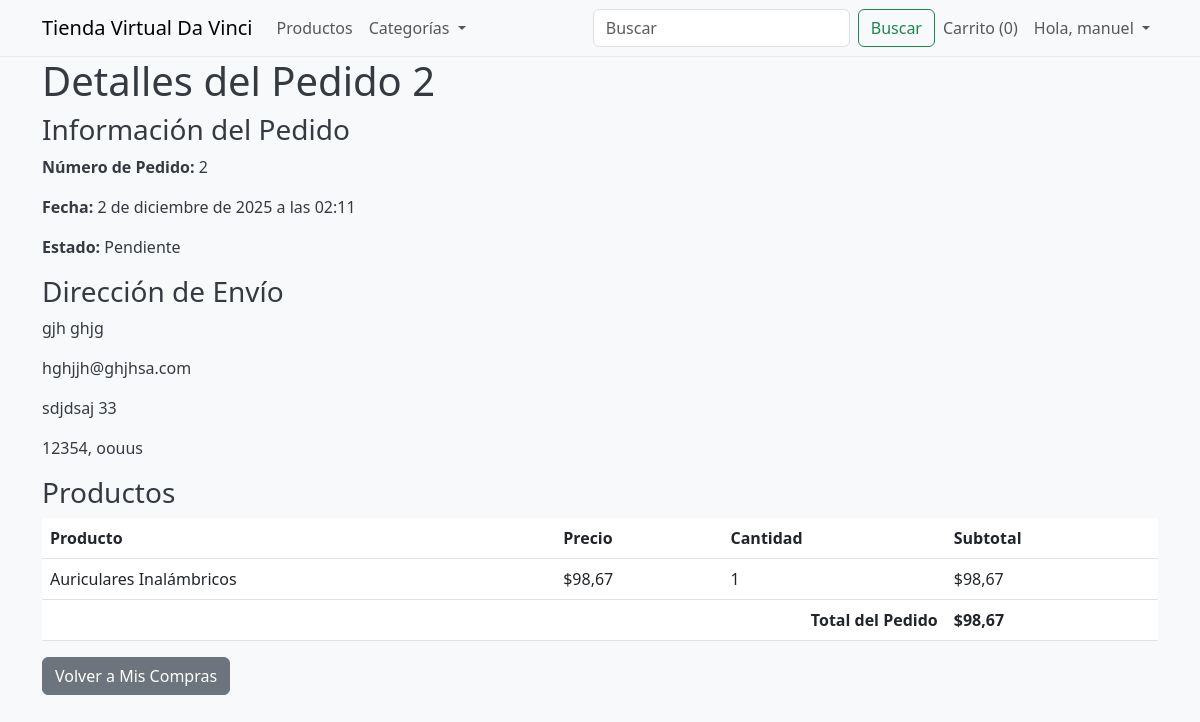
The app's page /orders/history/2/ (signed in) with its own data.
### orders/models.py (models this page shows, shortened)
class Order(models.Model):
    user = models.ForeignKey(User, related_name='orders', on_delete=models.CASCADE, null=True, blank=True)
    first_name = models.CharField(max_length=50, verbose_name='Nombre')
    last_name = models.CharField(max_length=50, verbose_name='Apellido')
    email = models.EmailField(verbose_name='Correo Electrónico')
    address = models.CharField(max_length=250, verbose_name='Dirección')
    postal_code = models.CharField(max_length=20, verbose_name='Código Postal')
    city = models.CharField(max_length=100, verbose_name='Ciudad')
    created = models.DateTimeField(auto_now_add=True)
    updated = models.DateTimeField(auto_now=True)
    paid = models.BooleanField(default=False)
    class Meta:
        ordering = ('-created',)
    def get_total_cost(self):
        return sum(item.get_cost() for item in self.items.all())

class OrderItem(models.Model):
    order = models.ForeignKey(Order, related_name='items', on_delete=models.CASCADE)
    product = models.ForeignKey(Product, related_name='order_items', on_delete=models.CASCADE)
    price = models.DecimalField(max_digits=10, decimal_places=2)
    quantity = models.PositiveIntegerField(default=1)
    def get_cost(self):
        return self.price * self.quantity

### shop/models.py (models this page shows, shortened)
class Product(models.Model):
    category = models.ForeignKey(Category, related_name='products', on_delete=models.CASCADE)
    name = models.CharField(max_length=200)
    slug = models.SlugField(max_length=200, unique=True)
    image = models.ImageField(upload_to='products/%Y/%m/%d', blank=True)
    description = models.TextField(blank=True)
    price = models.DecimalField(max_digits=10, decimal_places=2)
    available = models.BooleanField(default=True)
    created = models.DateTimeField(auto_now_add=True)
    updated = models.DateTimeField(auto_now=True)
    class Meta:
        ordering = ('name',)

### orders/views.py (the view)
# urls.py: path('history/<int:order_id>/', views.user_order_detail, name='user_order_detail'),
def user_order_detail(request, order_id):
    order = get_object_or_404(Order, id=order_id, user=request.user)
    return render(request, 'orders/order/user_order_detail.html', {'order': order})

### cart/cart.py (called while the page is built)
    def __len__(self):
        return sum(item['quantity'] for item in self.cart.values())

### cart/context_processors.py (called while the page is built)
def cart(request):
    return {'cart': Cart(request)}

### orders/templates/orders/order/user_order_detail.html (shortened to what this page needs)
{% extends "shop/base.html" %}
{% block content %}
  <h1>Detalles del Pedido {{ order.id }}</h1>
  <h3>Información del Pedido</h3>
  <p><strong>Número de Pedido:</strong> {{ order.id }}</p>
  <p><strong>Fecha:</strong> {{ order.created }}</p>
  <p><strong>Estado:</strong> {% if order.paid %}Pagado{% else %}Pendiente{% endif %}</p>
  <h3>Dirección de Envío</h3>
  <p>{{ order.first_name }} {{ order.last_name }}</p>
  <p>{{ order.email }}</p>
  <p>{{ order.address }}</p>
  <p>{{ order.postal_code }}, {{ order.city }}</p>
  <h3>Productos</h3>
  <table class="table">
    <thead>
      <tr>
        <th>Producto</th>
        <th>Precio</th>
        <th>Cantidad</th>
        <th>Subtotal</th>
      </tr>
    </thead>
    <tbody>
      {% for item in order.items.all %}
        <tr>
          <td>{{ item.product.name }}</td>
          <td>${{ item.price }}</td>
          <td>{{ item.quantity }}</td>
          <td>${{ item.get_cost|floatformat:2 }}</td>
        </tr>
      {% endfor %}
      <tr>
        <td colspan="3" class="text-end"><strong>Total del Pedido</strong></td>
        <td><strong>${{ order.get_total_cost|floatformat:2 }}</strong></td>
      </tr>
    </tbody>
  </table>
  <p><a href="{% url 'orders:user_order_list' %}" class="btn btn-secondary">Volver a Mis Compras</a></p>
{% endblock %}

### shop/templates/shop/base.html (shortened to what this page needs)
<!doctype html>
<html lang="en">
<head>
    <link href="https://cdn.jsdelivr.net/npm/bootstrap@5.3.0-alpha1/dist/css/bootstrap.min.css" rel="stylesheet">
    {% load static %}
    <link rel="stylesheet" href="{% static 'css/custom.css' %}">
</head>
<body>
    <nav class="navbar navbar-expand-lg navbar-light bg-light">
        <div class="container">
            <a class="navbar-brand" href="/">Tienda Virtual Da Vinci</a>
            <div class="collapse navbar-collapse" id="navbarSupportedContent">
                <ul class="navbar-nav me-auto mb-2 mb-lg-0">
                    <li class="nav-item">
                        <a class="nav-link" href="{% url 'shop:product_list' %}">Productos</a>
                    </li>
                    <li class="nav-item dropdown">
                        <a class="nav-link dropdown-toggle" href="#" id="navbarDropdown" role="button" data-bs-toggle="dropdown" aria-expanded="false">
                            Categorías
                        </a>
                    </li>
                </ul>
                <form class="d-flex" action="{% url 'shop:product_list' %}" method="get">
                    <input class="form-control me-2" type="search" placeholder="Buscar" aria-label="Search" name="q">
                    <button class="btn btn-outline-success" type="submit">Buscar</button>
                </form>
                <ul class="navbar-nav">
                    <li class="nav-item">
                        <a class="nav-link" href="{% url 'cart:cart_detail' %}">
                            Carrito ({{ cart|length }})
                        </a>
                    </li>
                    {% if user.is_authenticated %}
                        <li class="nav-item dropdown">
                            <a class="nav-link dropdown-toggle" href="#" id="userDropdown" role="button" data-bs-toggle="dropdown" aria-expanded="false">
                                Hola, {{ user.first_name|default:user.username }}
                            </a>
                        </li>
                    {% endif %}
                </ul>
            </div>
        </div>
    </nav>
    <div class="container">
        <div class="row">
            <div class="col-md-12">
                {% block content %}
                {% endblock %}
            </div>
        </div>
    </div>
</body>
</html>

### shop/static/css/custom.css (style rules this page uses)
body { background-color: #f8f9fa; color: #343a40; font-family: 'Segoe UI', Tahoma, Geneva, Verdana, sans-serif; }
.navbar { border-bottom: 1px solid #e9ecef; }

### records on screen
Order: id "2", created "2 de diciembre de 2025 a las 02:11", first_name "gjh", last_name "ghjg", email "hghjjh@ghjhsa.com", address "sdjdsaj 33", postal_code "12354", city "oouus", get_total_cost "98,67"
OrderItem: product.name "Auriculares Inalámbricos", price "98,67", quantity "1", get_cost "98,67"

### other values on screen
{{ cart|length }} "0"
{{ user.first_name|default:user.username }} "manuel"
